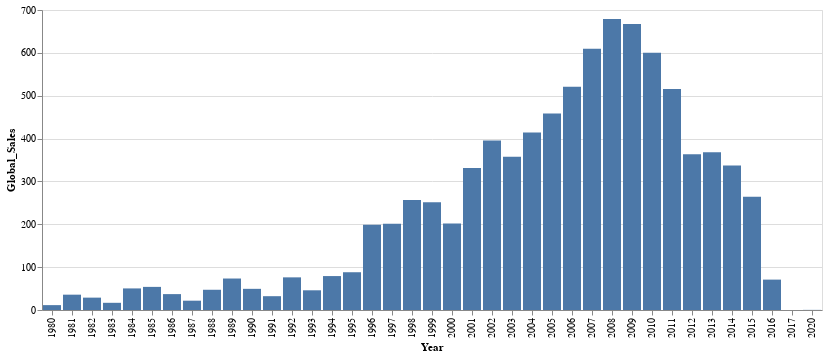

Source (notebook cell):
### Markdown cell above
<blockquote> 
<p>
    <strong>Figure 1</strong>: Shows the total number of video game sold globally from 1980 - 2016.
</p>
</blockquote>

### Code cell
vg_sales_mod = vg_sales.dropna(0)
vg_sales_mod2 = vg_sales_mod.groupby('Year').sum().reset_index()
alt.data_transformers.disable_max_rows()
alt.Chart(vg_sales_mod2).mark_bar().encode(
    x=alt.X('Year'),
    y=alt.Y('Global_Sales') #sum sales
)

### Figure 1 — Vega-Lite specification as saved in the notebook (floating-point values rounded to 4 significant figures)
{"config": {"view": {"continuousWidth": 400, "continuousHeight": 300}}, "data": {"name": "data-1b838e84fbb5d262541a1b1a7e35035b"}, "mark": "bar", "encoding": {"x": {"type": "nominal", "field": "Year"}, "y": {"type": "quantitative", "field": "Global_Sales"}}, "$schema": "https://vega.github.io/schema/vega-lite/v4.0.2.json", "datasets": {"data-1b838e84fbb5d262541a1b1a7e35035b": [{"Year": "1980", "Rank": 29826, "NA_Sales": 10.59, "EU_Sales": 0.67, "JP_Sales": 0.0, "Other_Sales": 0.12, "Global_Sales": 11.38}, {"Year": "1981", "Rank": 190488, "NA_Sales": 33.05, "EU_Sales": 1.96, "JP_Sales": 0.0, "Other_Sales": 0.32, "Global_Sales": 35.77}, {"Year": "1982", "Rank": 149186, "NA_Sales": 26.92, "EU_Sales": 1.65, "JP_Sales": 0.0, "Other_Sales": 0.31, "Global_Sales": 28.86}, {"Year": "1983", "Rank": 56759, "NA_Sales": 7.76, "EU_Sales": 0.8, "JP_Sales": 8.1, "Other_Sales": 0.14, "Global_Sales": 16.79}, {"Year": "1984", "Rank": 22911, "NA_Sales": 33.28, "EU_Sales": 2.1, "JP_Sales": 14.27, "Other_Sales": 0.7, "Global_Sales": 50.36}, {"Year": "1985", "Rank": 55505, "NA_Sales": 33.27, "EU_Sales": 4.74, "JP_Sales": 14.56, "Other_Sales": 0.92, "Global_Sales": 53.94}, {"Year": "1986", "Rank": 35986, "NA_Sales": 12.5, "EU_Sales": 2.84, "JP_Sales": 19.81, "Other_Sales": 1.93, "Global_Sales": 37.07}, {"Year": "1987", "Rank": 54701, "NA_Sales": 8.46, "EU_Sales": 1.41, "JP_Sales": 11.63, "Other_Sales": 0.2, "Global_Sales": 21.74}, {"Year": "1988", "Rank": 37181, "NA_Sales": 23.87, "EU_Sales": 6.59, "JP_Sales": 15.76, "Other_Sales": 0.99, "Global_Sales": 47.22}, {"Year": "1989", "Rank": 40156, "NA_Sales": 45.15, "EU_Sales": 8.44, "JP_Sales": 18.36, "Other_Sales": 1.5, "Global_Sales": 73.45}, {"Year": "1990", "Rank": 25106, "NA_Sales": 25.46, "EU_Sales": 7.63, "JP_Sales": 14.88, "Other_Sales": 1.4, "Global_Sales": 49.39}, {"Year": "1991", "Rank": 212821, "NA_Sales": 12.76, "EU_Sales": 3.95, "JP_Sales": 14.78, "Other_Sales": 0.74, "Global_Sales": 32.23}, {"Year": "1992", "Rank": 208926, "NA_Sales": 33.87, "EU_Sales": 11.71, "JP_Sales": 28.91, "Other_Sales": 1.65, "Global_Sales": 76.16}, {"Year": "1993", "Rank": 378762, "NA_Sales": 14.12, "EU_Sales": 4.65, "JP_Sales": 25.33, "Other_Sales": 0.89, "Global_Sales": 45.98}, {"Year": "1994", "Rank": 868891, "NA_Sales": 28.15, "EU_Sales": 14.88, "JP_Sales": 33.99, "Other_Sales": 2.2, "Global_Sales": 79.17}, {"Year": "1995", "Rank": 1879594, "NA_Sales": 24.82, "EU_Sales": 14.71, "JP_Sales": 45.75, "Other_Sales": 2.64, "Global_Sales": 88.11}, {"Year": "1996", "Rank": 1911672, "NA_Sales": 86.76, "EU_Sales": 47.26, "JP_Sales": 57.44, "Other_Sales": 7.69, "Global_Sales": 199.1}, {"Year": "1997", "Rank": 1896978, "NA_Sales": 94.3, "EU_Sales": 48.32, "JP_Sales": 48.87, "Other_Sales": 9.13, "Global_Sales": 201.0}, {"Year": "1998", "Rank": 2623490, "NA_Sales": 128.4, "EU_Sales": 66.7, "JP_Sales": 50.04, "Other_Sales": 11.03, "Global_Sales": 256.5}, {"Year": "1999", "Rank": 2187044, "NA_Sales": 125.6, "EU_Sales": 62.67, "JP_Sales": 52.34, "Other_Sales": 10.05, "Global_Sales": 251.3}, {"Year": "2000", "Rank": 2376372, "NA_Sales": 92.1, "EU_Sales": 52.75, "JP_Sales": 42.77, "Other_Sales": 11.62, "Global_Sales": 201.6}, {"Year": "2001", "Rank": 3386770, "NA_Sales": 173.7, "EU_Sales": 94.89, "JP_Sales": 40.07, "Other_Sales": 22.76, "Global_Sales": 331.5}, {"Year": "2002", "Rank": 6830188, "NA_Sales": 215.8, "EU_Sales": 109.1, "JP_Sales": 41.76, "Other_Sales": 27.28, "Global_Sales": 395.5}, {"Year": "2003", "Rank": 6110995, "NA_Sales": 193.0, "EU_Sales": 102.4, "JP_Sales": 34.43, "Other_Sales": 26.01, "Global_Sales": 357.8}, {"Year": "2004", "Rank": 5677266, "NA_Sales": 218.4, "EU_Sales": 105.9, "JP_Sales": 41.65, "Other_Sales": 47.24, "Global_Sales": 414.0}, {"Year": "2005", "Rank": 7680275, "NA_Sales": 241.6, "EU_Sales": 121.6, "JP_Sales": 54.28, "Other_Sales": 40.55, "Global_Sales": 458.5}, {"Year": "2006", "Rank": 9563593, "NA_Sales": 262.9, "EU_Sales": 128.5, "JP_Sales": 73.73, "Other_Sales": 54.43, "Global_Sales": 521.0}, {"Year": "2007", "Rank": 10331350, "NA_Sales": 310.4, "EU_Sales": 159.7, "JP_Sales": 60.21, "Other_Sales": 77.58, "Global_Sales": 609.8}, {"Year": "2008", "Rank": 12088007, "NA_Sales": 349.4, "EU_Sales": 183.8, "JP_Sales": 60.26, "Other_Sales": 82.39, "Global_Sales": 678.9}, {"Year": "2009", "Rank": 12420219, "NA_Sales": 338.7, "EU_Sales": 190.7, "JP_Sales": 61.89, "Other_Sales": 74.77, "Global_Sales": 667.3}, {"Year": "2010", "Rank": 11021245, "NA_Sales": 301.4, "EU_Sales": 175.4, "JP_Sales": 59.45, "Other_Sales": 59.9, "Global_Sales": 600.2}, {"Year": "2011", "Rank": 9977031, "NA_Sales": 240.3, "EU_Sales": 166.4, "JP_Sales": 53.04, "Other_Sales": 54.39, "Global_Sales": 515.8}, {"Year": "2012", "Rank": 5525585, "NA_Sales": 154.0, "EU_Sales": 117.5, "JP_Sales": 51.74, "Other_Sales": 37.82, "Global_Sales": 363.5}, {"Year": "2013", "Rank": 4398356, "NA_Sales": 154.8, "EU_Sales": 123.8, "JP_Sales": 47.59, "Other_Sales": 39.82, "Global_Sales": 368.1}, {"Year": "2014", "Rank": 4808736, "NA_Sales": 132.0, "EU_Sales": 125.1, "JP_Sales": 39.46, "Other_Sales": 40.02, "Global_Sales": 337.0}, {"Year": "2015", "Rank": 6015847, "NA_Sales": 102.4, "EU_Sales": 97.21, "JP_Sales": 33.72, "Other_Sales": 30.01, "Global_Sales": 264.4}, {"Year": "2016", "Rank": 3899499, "NA_Sales": 22.66, "EU_Sales": 26.76, "JP_Sales": 13.67, "Other_Sales": 7.75, "Global_Sales": 70.9}, {"Year": "2017", "Rank": 47078, "NA_Sales": 0.0, "EU_Sales": 0.0, "JP_Sales": 0.05, "Other_Sales": 0.0, "Global_Sales": 0.05}, {"Year": "2020", "Rank": 5959, "NA_Sales": 0.27, "EU_Sales": 0.0, "JP_Sales": 0.0, "Other_Sales": 0.02, "Global_Sales": 0.29}]}}
